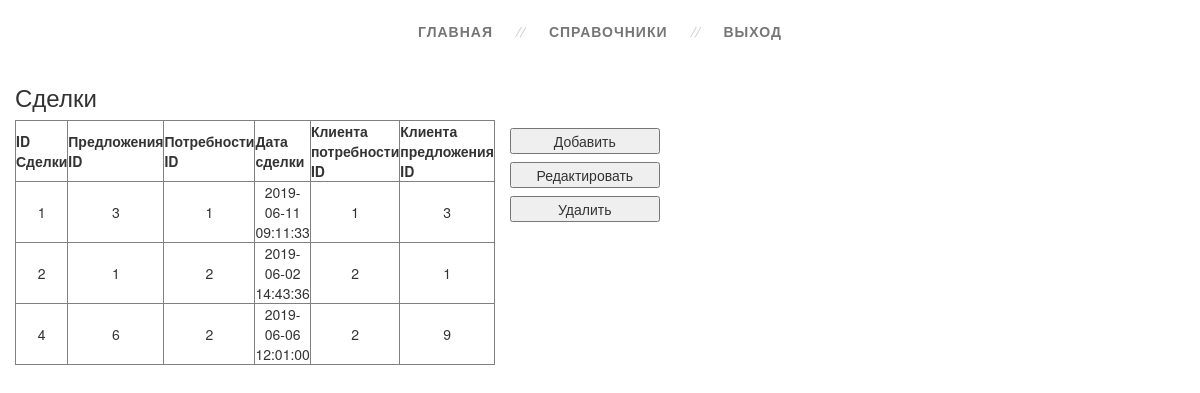
The app's page /Deal.php with its own data.
### tables this page shows
CREATE TABLE `Deal` (
  `ID_Deal` int(11) NOT NULL,
  `Offer_ID` int(11) NOT NULL,
  `Need_ID` int(11) NOT NULL,
  `DateTimeDeal` datetime NOT NULL,
  `IsDelete` bit(1) NOT NULL DEFAULT b'0'
);

CREATE TABLE `Need` (
  `ID_Need` int(11) NOT NULL,
  `Realtor_ID` int(11) NOT NULL,
  `Client_ID` int(11) NOT NULL,
  `TypeObj_ID` int(11) NOT NULL,
  `Address` varchar(50) DEFAULT NULL,
  `MinPrice` float DEFAULT NULL,
  `MaxPrice` float DEFAULT NULL,
  `MinArea` float DEFAULT NULL,
  `MaxArea` float DEFAULT NULL,
  `MinKolvoRoom` int(11) DEFAULT NULL,
  `MaxKolvoRoom` int(11) DEFAULT NULL,
  `MinFloor` int(11) DEFAULT NULL,
  `MaxFloor` int(11) DEFAULT NULL,
  `MinNumFloors` int(11) DEFAULT NULL,
  `MaxNumFloors` int(11) DEFAULT NULL,
  `Status_ID` int(11) NOT NULL,
  `IsDelete` bit(1) NOT NULL DEFAULT b'0'
);

CREATE TABLE `Offer` (
  `ID_Offer` int(11) NOT NULL,
  `Realtor_ID` int(11) NOT NULL,
  `Client_ID` int(11) NOT NULL,
  `ObjProperty_ID` int(11) NOT NULL,
  `Price` float NOT NULL,
  `Status_ID` int(11) NOT NULL,
  `IsDelete` bit(1) NOT NULL DEFAULT b'0'
);

### model/ModelBase.php (called while the page is built, shortened)
<?php
abstract class ModelBase
{
	private static $db_host = "localhost";
	private static $db_username = "root";
	private static $db_password = "";
	private static $db_name = "ProjectSRID";
	private static $connection;
	protected static $select;
	protected static $table;
	private static function OpenConnection()
	{
		self::$connection = mysqli_connect(self::$db_host, self::$db_username, self::$db_password, self::$db_name);
	}
	public static function Select()
	{
		$query = static::$select . " WHERE " . static::$table .".IsDelete != 1";
		$result = mysqli_query(self::$connection, $query);
		$list = array();
		while ($row = mysqli_fetch_assoc($result))
		{
			$entity = new $class;
			foreach ($row as $key => $value)
			{
				$entity->$key = $value;
			}
			$list[] = $entity;
    	}
		return $list;
	}
}
?>

### Deal.php (the view, shortened to what this page needs)
<?php
require_once "model\ModelBase.php";
?>
<!doctype html>
<html lang="en">
<head>
    <link rel="stylesheet" href="style.css">
    <link rel="stylesheet" href="libs/Bootstrap/css/bootstrap.min.css">
</head>
<body>
<div class="section">
    <div class="container">
        <div class="row">
            <nav>
                <ul class="topmenu">
                    <li><a href="Main.php">Главная</a></li>
                    <li><a>Справочники</a>
                    </li>
                    <li><a href="Auth.php">Выход</a></li>
                </ul>
            </nav>
        </div>
    </div>
    <div class="container">
        <div class="row" id="table_deal">
            <h3>Сделки</h3>
            <?php
            $deal = new Deal();
            $all_deals = $deal->Select();
            echo '<table class="tableInfo col-lg-2" border="1">';
            echo '<tr><th>ID Сделки</th><th>Предложения ID</th><th>Потребности ID</th><th>Дата сделки</th><th>Клиента потребности ID</th><th>Клиента предложения ID</th></tr>';
            foreach ($all_deals as $single_deal)
            {
                echo '<tr>';
                echo '<td>' . $single_deal->ID_Deal . '</td>';
                echo '<td>' . $single_deal->Offer_ID . '</td>';
                echo '<td>' . $single_deal->Need_ID . '</td>';
                echo '<td>' . $single_deal->DateTimeDeal . '</td>';
                echo '<td>' . $single_deal->Need_Client_ID . '</td>';
                echo '<td>' . $single_deal->Offer_Client_ID . '</td>';
                echo '</tr>';
            }
            echo '</table>';
            ?>
            <div class="col-lg-2 buttons">
                <button id="button_add">Добавить</button>
                <button id="button_update">Редактировать</button>
                <button id="button_delete">Удалить</button>
            </div>
        </div>
    </div>
</div>
</body>
</html>

### style.css (style rules this page uses)
.tableInfo { text-align: center; }
.buttons button { margin-top: 8px; width: 150px; }
* { box-sizing: border-box; }
body { margin: 0; }
nav { background: white; }
nav ul { list-style: none; margin: 0; padding: 0; }
nav a { text-decoration: none; outline: none; display: block; transition: .4s ease-in-out; }
.topmenu { text-align: center; padding: 10px 0; }
.topmenu > li { display: inline-block; position: relative; }
.topmenu > li:after { content: ""; position: absolute; right: 0; width: 1px; height: 12px; background: #d2d2d2; top: 16px; box-shadow: 4px -2px 0 #d2d2d2; transform: rotate(30deg); }
.topmenu > li:last-child:after { background: none; box-shadow: none; }
.topmenu > li > a { padding: 12px 26px; color: #767676; text-transform: uppercase; font-weight: bold; letter-spacing: 1px; font-family: 'Exo 2', sans-serif; }
body { font: 14px/21px "Lucida Sans", "Lucida Grande", "Lucida Sans Unicode", sans-serif; }

### records on screen
deal: ID_Deal "1", Offer_ID "3", Need_ID "1", DateTimeDeal "2019-06-11 09:11:33", Need_ID.Client_ID "1", Offer_ID.Client_ID "3"
deal: ID_Deal "2", Offer_ID "1", Need_ID "2", DateTimeDeal "2019-06-02 14:43:36", Need_ID.Client_ID "2", Offer_ID.Client_ID "1"
deal: ID_Deal "4", Offer_ID "6", Need_ID "2", DateTimeDeal "2019-06-06 12:01:00", Need_ID.Client_ID "2", Offer_ID.Client_ID "9"
